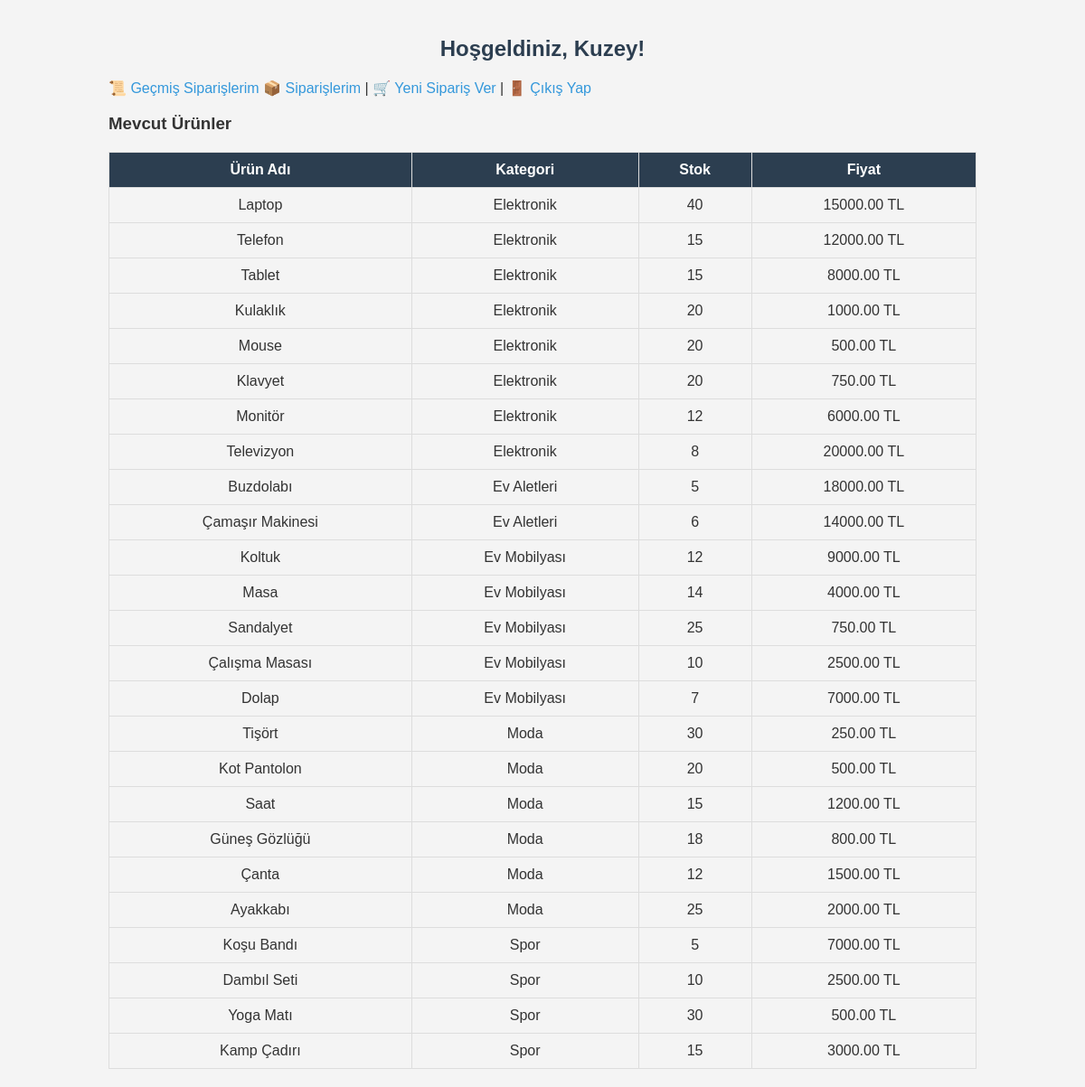
The app's page /user/index.php (signed in) with its own data.
### tables this page shows
CREATE TABLE `urunler` (
  `id` int(11) NOT NULL,
  `ad` varchar(255) NOT NULL,
  `kategori` varchar(100) DEFAULT NULL,
  `stok_miktari` int(11) DEFAULT 0,
  `fiyat` decimal(10,2) NOT NULL,
  `eklenme_tarihi` timestamp NOT NULL DEFAULT current_timestamp()
);

### user/index.php (the view, shortened to what this page needs)
<?php
include "../baglanti.php";
?>
<!DOCTYPE html>
<html lang="tr">
<head>
    <link rel="stylesheet" href="../css/style.css">
</head>
<body>
    <div class="container">
        <h2>Hoşgeldiniz, <?php echo $_SESSION['ad']; ?>!</h2>
        <div class="menu">
		<a href="gecmis_siparislerim.php">📜 Geçmiş Siparişlerim</a>
            <a href="siparislerim.php">📦 Siparişlerim</a> |
            <a href="siparis_olustur.php">🛒 Yeni Sipariş Ver</a> |
            <a href="../logout.php">🚪 Çıkış Yap</a>
        </div>
        <h3>Mevcut Ürünler</h3>
        <table border="1">
            <tr>
                <th>Ürün Adı</th>
                <th>Kategori</th>
                <th>Stok</th>
                <th>Fiyat</th>
            </tr>
            <?php
            $sql = "SELECT * FROM urunler WHERE stok_miktari > 0";
            $result = $conn->query($sql);
            while ($row = $result->fetch_assoc()) { ?>
            <tr>
                <td><?php echo $row['ad']; ?></td>
                <td><?php echo $row['kategori']; ?></td>
                <td><?php echo $row['stok_miktari']; ?></td>
                <td><?php echo $row['fiyat']; ?> TL</td>
            </tr>
            <?php } ?>
        </table>
    </div>
</body>
</html>

### css/style.css (style rules this page uses)
body { font-family: Arial, sans-serif; background-color: #f4f4f4; color: #333; margin: 0; padding: 0; }
.container { width: 80%; margin: auto; padding: 20px; }
h2 { color: #2c3e50; text-align: center; }
table { width: 100%; border-collapse: collapse; margin-top: 20px; }
table, th, td { border: 1px solid #ddd; }
th, td { padding: 10px; text-align: center; }
th { background-color: #2c3e50; color: white; }
a { text-decoration: none; color: #3498db; }

### records on screen
urunler: ad "Laptop", kategori "Elektronik", stok_miktari "40", fiyat "15000.00"
urunler: ad "Telefon", kategori "Elektronik", stok_miktari "15", fiyat "12000.00"
urunler: ad "Tablet", kategori "Elektronik", stok_miktari "15", fiyat "8000.00"
urunler: ad "Kulaklık", kategori "Elektronik", stok_miktari "20", fiyat "1000.00"
urunler: ad "Mouse", kategori "Elektronik", stok_miktari "20", fiyat "500.00"
urunler: ad "Klavyet", kategori "Elektronik", stok_miktari "20", fiyat "750.00"
urunler: ad "Monitör", kategori "Elektronik", stok_miktari "12", fiyat "6000.00"
urunler: ad "Televizyon", kategori "Elektronik", stok_miktari "8", fiyat "20000.00"
urunler: ad "Buzdolabı", kategori "Ev Aletleri", stok_miktari "5", fiyat "18000.00"
urunler: ad "Çamaşır Makinesi", kategori "Ev Aletleri", stok_miktari "6", fiyat "14000.00"
urunler: ad "Koltuk", kategori "Ev Mobilyası", stok_miktari "12", fiyat "9000.00"
urunler: ad "Masa", kategori "Ev Mobilyası", stok_miktari "14", fiyat "4000.00"
urunler: ad "Sandalyet", kategori "Ev Mobilyası", stok_miktari "25", fiyat "750.00"
urunler: ad "Çalışma Masası", kategori "Ev Mobilyası", stok_miktari "10", fiyat "2500.00"
urunler: ad "Dolap", kategori "Ev Mobilyası", stok_miktari "7", fiyat "7000.00"
urunler: ad "Tişört", kategori "Moda", stok_miktari "30", fiyat "250.00"
urunler: ad "Kot Pantolon", kategori "Moda", stok_miktari "20", fiyat "500.00"
urunler: ad "Saat", kategori "Moda", stok_miktari "15", fiyat "1200.00"
urunler: ad "Güneş Gözlüğü", kategori "Moda", stok_miktari "18", fiyat "800.00"
urunler: ad "Çanta", kategori "Moda", stok_miktari "12", fiyat "1500.00"
urunler: ad "Ayakkabı", kategori "Moda", stok_miktari "25", fiyat "2000.00"
urunler: ad "Koşu Bandı", kategori "Spor", stok_miktari "5", fiyat "7000.00"
urunler: ad "Dambıl Seti", kategori "Spor", stok_miktari "10", fiyat "2500.00"
urunler: ad "Yoga Matı", kategori "Spor", stok_miktari "30", fiyat "500.00"
urunler: ad "Kamp Çadırı", kategori "Spor", stok_miktari "15", fiyat "3000.00"

### other values on screen
$_SESSION['ad'] "Kuzey"
